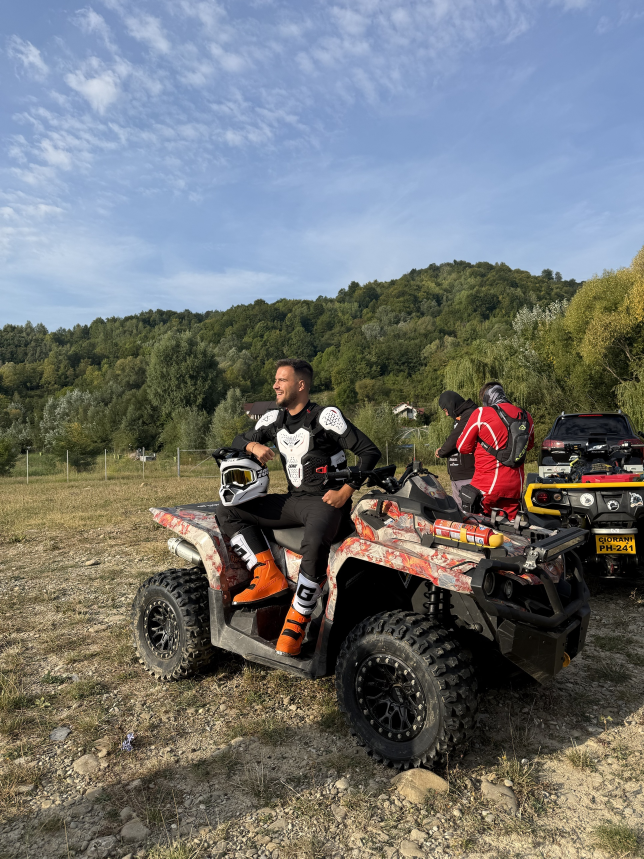
#> input picture social/giveaway-craciun/assets/hero-atv-original.jpg, 1932 x 2576 px (shown at 1/3 size)
$ python -i fx.py   (imports and definitions only)
#> lines starting #> are read from the running program, lines starting #| are printed output that depends on the picture
#> further down, picture is the input picture: shape (2576, 1932, 3); mean B, G, R 114.6, 115, 112.6
#!/opt/vw-seg/bin/python
"""Step 6a: camera / compositing effects on the cut video (runs in the /opt/vw-seg venv: mediapipe 0.10.14).

Produces, on the cut timeline (all 1080x1920, 30 fps):
  fx_bg.mov       background plate: the video with camera effects applied
  fx_person.mov   the person as they should appear on top        (only if a cut-out is needed)
  fx_matte.mkv    person alpha (0 when no cut-out is active)       (only if needed)
  fx_sticker.mkv  white "sticker" border alpha (paper cut)          (only if used)
  fx_outline.mkv  hand-drawn boiling outline alpha (doodle boil)    (only if used)
  fx_flags.json   which of those exist
Compose stacks:  bg -> back overlay layer -> sticker -> person -> outline -> front overlay layer.
So anything on the BACK layer appears behind the person whenever the cut-out is active.

storyboard.effects[]:  {"kind": ..., "start": s, "end": e, ...}
  punch        scale (1.06-1.12)                  constant punch-in (also: storyboard.zooms)
  push         from, to (e.g. 1.0 -> 1.15)        smooth digital zoom
  zoom_through at (transition time), dur 0.36     zoom + radial blur into the cut and out of it
  vertigo      amount 0.12 (max 0.14)             RETIRED - now a plain smooth push-in (cut-out version ghosted)
  frame_break  rect [x,y,w,h], color, radius      video shown inside a frame, person breaks out of it
  pull_back    scale 0.58, y, bg "#ECE8DF"         video shrinks into a floating window on a canvas
  cutout       -                                  force person cut-out (for back-layer elements)
  track        scale 1.3, smooth 0.88             zoomed crop that follows the face (face tracking)
transitions (storyboard.transitions[]): zoom_through, flash_blur (overexposed defocus), pixelate (pixel dissolve)
storyboard.grade: "cinematic" | {"preset": ..., "strength": 0.85, "clips": [per-clip presets], "subject_pop": true}
  presets: cinematic (teal-orange), warm (golden/night), olive, clean (bright high-key), mindricel (brand), none
  sticker      width 16                           white sticker border around the person (paper cut)
  outline      width 7, color                     boiling hand-drawn outline around the person
Usage: fx.py WORKDIR
"""
import json, os, subprocess, sys
import numpy as np
import cv2

W, H, FPS = 1080, 1920, 30


def ease(p):
    p = min(1.0, max(0.0, p))
    return 1 - (1 - p) ** 3


def ease_io(p):
    p = min(1.0, max(0.0, p))
    return 4 * p ** 3 if p < .5 else 1 - (-2 * p + 2) ** 3 / 2


# [25 lines left out: functions writer, zoom, rounded_mask, not called in this run]


def blurred_canvas(img, dark=0.55):
#> called with dark = 0.55
    small = cv2.resize(img, (W // 8, H // 8))
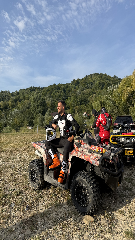
#> small: shape (240, 135, 3); mean B, G, R 114.4, 114.8, 112.4
    small = cv2.GaussianBlur(small, (0, 0), 6)
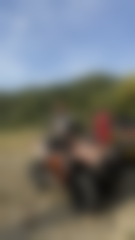
#> small: shape (240, 135, 3); mean B, G, R 114.4, 114.8, 112.4
    return (cv2.resize(small, (W, H)) * dark).astype(np.uint8)
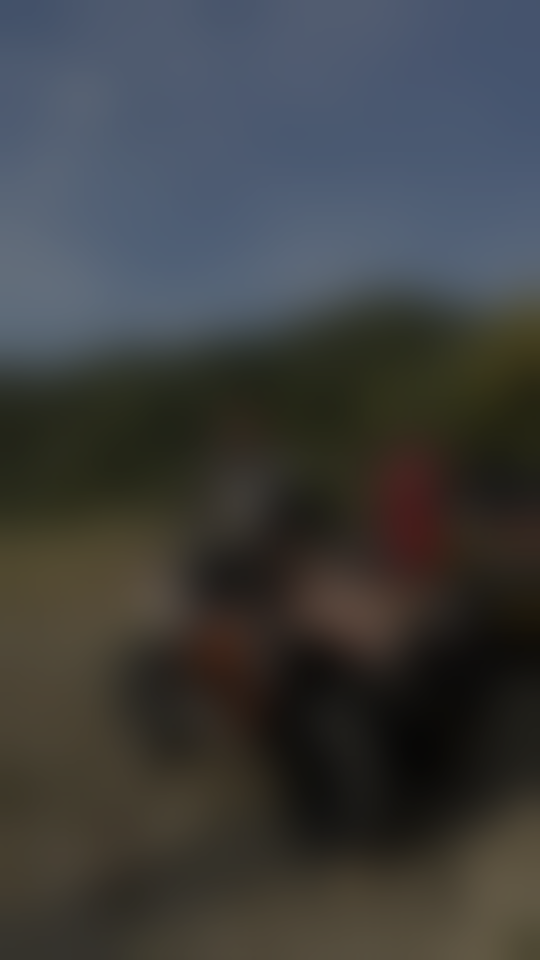
#> returned value: shape (1920, 1080, 3) (shown at 1/2 size); mean of channels 0, 1, 2 62.4, 62.6, 61.3; drawn as B, G, R


def hex_bgr(h):
    h = h.lstrip("#")
    return (int(h[4:6], 16), int(h[2:4], 16), int(h[0:2], 16))


# ------------------------------------------------------------------ colour grade (applied to the footage only)
# lift/gain are per-channel offsets in BGR order (shadows / highlights), contrast = S-curve amount,
# sat = saturation (skin tones protected), vig = vignette strength, pop = darken+soften background (needs mask)
GRADES = {
    "cinematic": dict(lift=(0.075, 0.02, -0.045), gain=(-0.07, 0.0, 0.075), contrast=0.55, sat=1.2, vig=0.45, pop=0.14, bright=-0.02, hl=0.22),
    "warm":      dict(lift=(-0.03, -0.015, 0.0), gain=(-0.09, 0.035, 0.09), contrast=0.6, sat=1.2, vig=0.6, pop=0.18, bright=-0.05, hl=0.2),
    "olive":     dict(lift=(-0.035, 0.045, 0.012), gain=(-0.04, 0.015, 0.05), contrast=0.42, sat=1.0, vig=0.4, pop=0.12, bright=-0.02, hl=0.2),
    "clean":     dict(lift=(0.01, 0.01, 0.01), gain=(0.02, 0.0, 0.0), contrast=0.32, sat=1.08, vig=0.2, pop=0.08, bright=0.02, hl=0.08),
    "mindricel": dict(lift=(0.05, 0.02, -0.03), gain=(-0.085, 0.015, 0.08), contrast=0.55, sat=1.2, vig=0.48, pop=0.14, bright=-0.03, hl=0.22),
    # "simple" (Instagram-style simple filter, approximated): natural colours, gentle contrast, slightly darker,
    # a touch of warmth, true blacks, no vignette, no background blur
    "simple":    dict(lift=(0.0, 0.0, 0.0), gain=(-0.012, 0.0, 0.014), contrast=0.2, sat=1.06, vig=0.0, pop=0, bright=-0.04, hl=0.08),
    # "warm" look from the user's reference photo: richer colour (not neon), golden highlights, deeper mid-tones,
    # true blacks, sky/walls keep detail; skin warm and a bit richer
    "warm_rich": dict(lift=(0.0, 0.0, 0.0), gain=(-0.045, 0.01, 0.035), contrast=0.44, sat=1.6, vig=0.12, pop=0, bright=-0.085, hl=0.2, skin_sat=1.18),
    # "natural" (user's default): the footage's own colours and white balance - no tint, no warmth, no extra
    # saturation, no vignette; only a very slight contrast lift and highlight protection
    "natural":   dict(lift=(0.0, 0.0, 0.0), gain=(0.0, 0.0, 0.0), contrast=0.08, sat=1.0, vig=0.0, pop=0, bright=0.0, hl=0.04),
    "none":      None,
}


# [14 lines left out: function build_luts, not called in this run]


_VIG = {}


# [57 lines left out: functions vignette, apply_grade, sharpen, flash_blur, pixelate, not called in this run]


class FaceTracker:
    """Smoothly follows the face (MediaPipe full-range detector) for the 'track' effect."""
    # [363 lines left out: functions __init__, update, main, not called in this run]


# [2 lines not run here, left out]

>>> import cv2
>>> picture = cv2.imread('../social/giveaway-craciun/assets/hero-atv-original.jpg')
>>> result = blurred_canvas(picture)

$ run again, on social/giveaway-craciun/assets/hero-mr.jpg
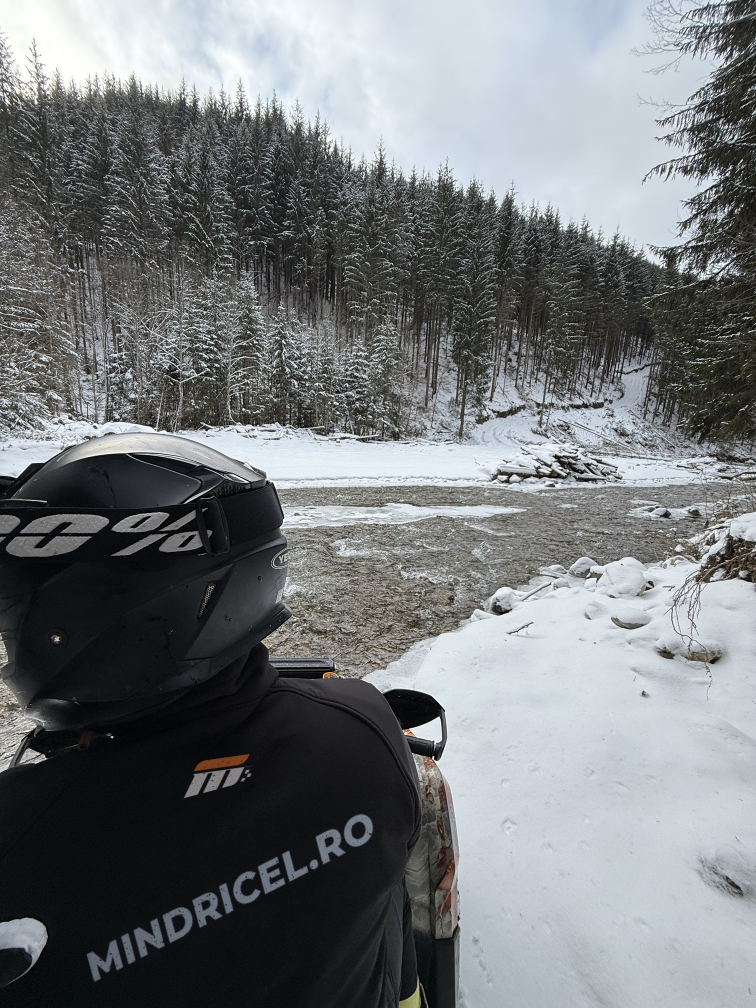
#> input picture social/giveaway-craciun/assets/hero-mr.jpg, 1512 x 2016 px (shown at 1/2 size)
#> picture is the input picture: shape (2016, 1512, 3); mean B, G, R 122.8, 120.4, 116.6
#> in blurred_canvas, `small = cv2.GaussianBlur(small, (0, 0), 6)`:
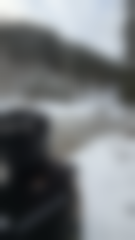
#> small: shape (240, 135, 3); mean B, G, R 122.6, 120.2, 116.4
#> in blurred_canvas, `return (cv2.resize(small, (W, H)) * dark).astype(np.uint8)`:
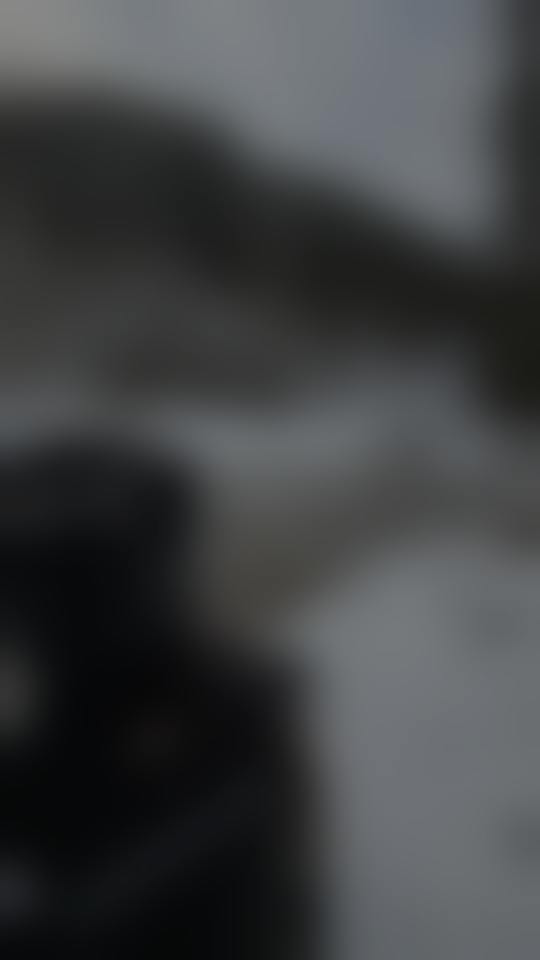
#> returned value: shape (1920, 1080, 3) (shown at 1/2 size); mean of channels 0, 1, 2 66.9, 65.6, 63.5; drawn as B, G, R

$ run again, on social/giveaway-craciun/assets/hero-snow-1080.jpg
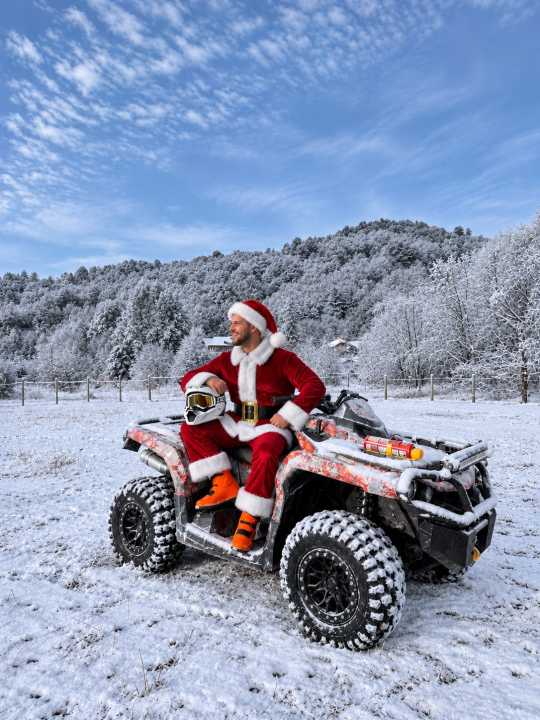
#> input picture social/giveaway-craciun/assets/hero-snow-1080.jpg, 1080 x 1440 px (shown at 1/2 size)
#> picture is the input picture: shape (1440, 1080, 3); mean B, G, R 179.9, 151.1, 137.7
#> in blurred_canvas, `small = cv2.GaussianBlur(small, (0, 0), 6)`:
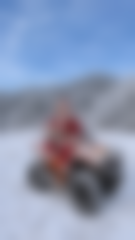
#> small: shape (240, 135, 3); mean B, G, R 179.9, 151.1, 137.7
#> in blurred_canvas, `return (cv2.resize(small, (W, H)) * dark).astype(np.uint8)`:
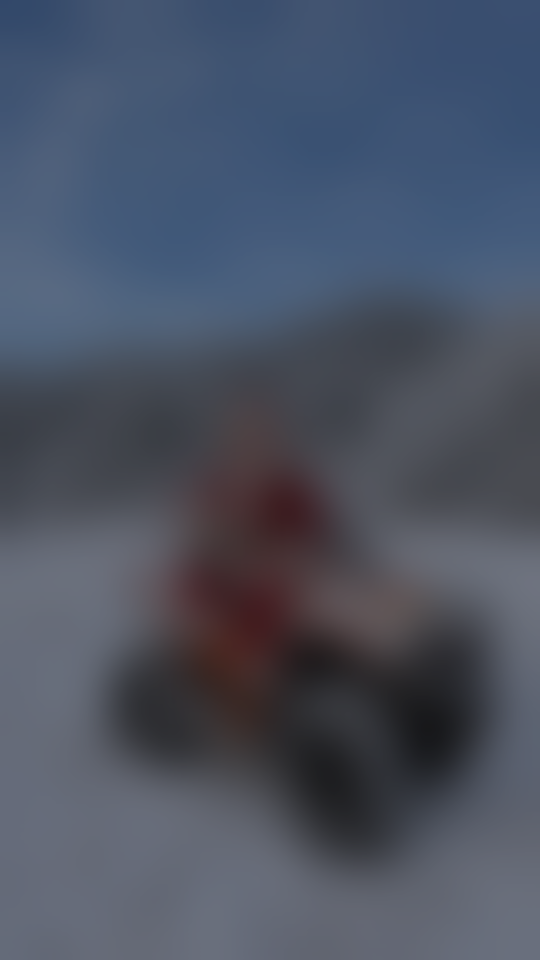
#> returned value: shape (1920, 1080, 3) (shown at 1/2 size); mean of channels 0, 1, 2 98.4, 82.6, 75.2; drawn as B, G, R
